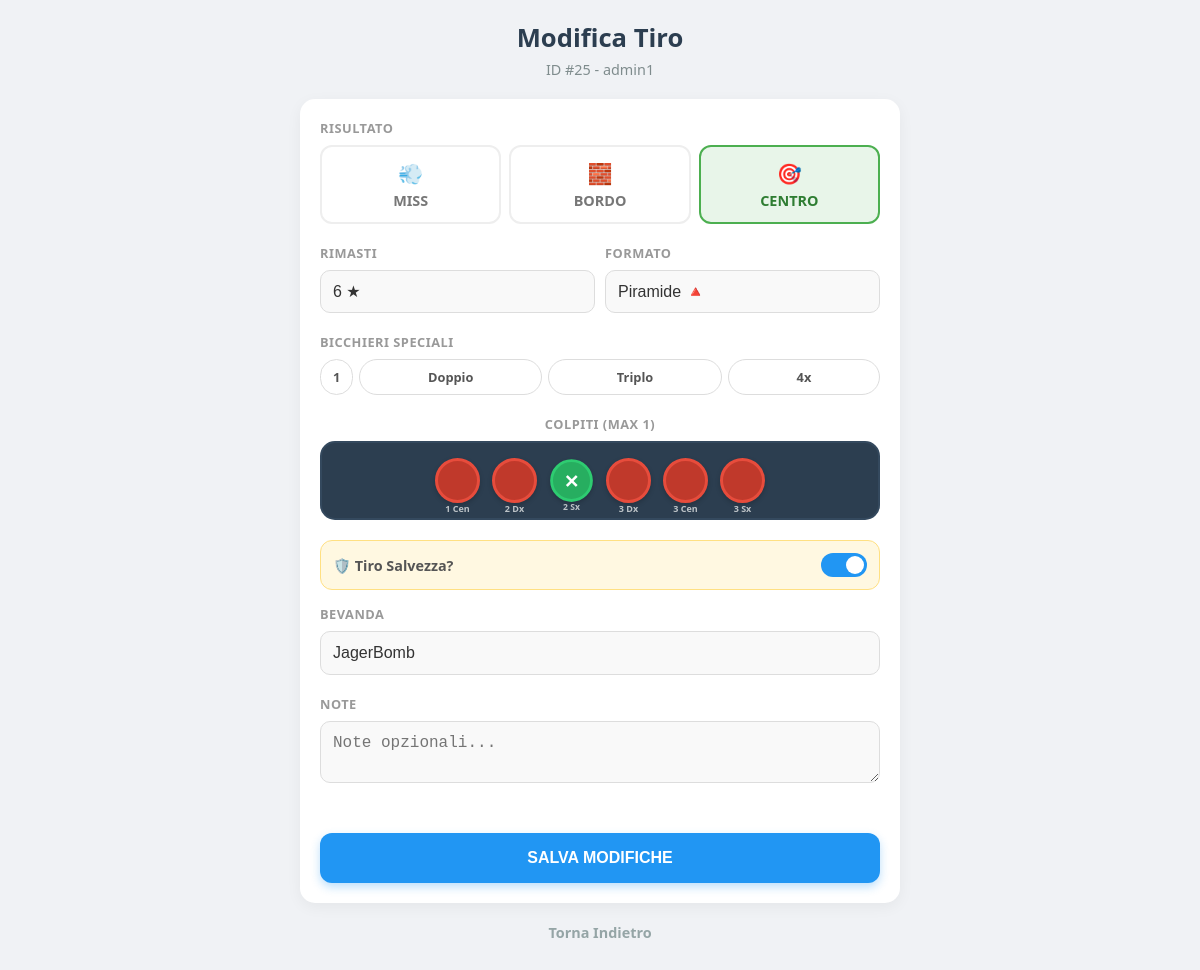
/edit/admin1/25, run on the app's committed database.
### app/models.py (models this page shows, shortened)
class PlayerRecord(db.Model):
    __tablename__ = 'records'
    id = db.Column(db.Integer, primary_key=True)
    match_id = db.Column(db.Integer, db.ForeignKey('active_matches.id'), nullable=True)
    player_id = db.Column(db.Integer, db.ForeignKey('players.id'), nullable=False)
    teammate_id = db.Column(db.Integer, nullable=True) # ID del compagno
    opponent1_id = db.Column(db.Integer, nullable=True) # ID avversario 1
    opponent2_id = db.Column(db.Integer, nullable=True) # ID avversario 2
    shot_number = db.Column(db.Integer, default=1)
    miss = db.Column(db.String(10), default="No")
    bordo = db.Column(db.String(10), default="No")
    centro = db.Column(db.String(10), default="No")
    bicchiere_colpito = db.Column(db.String(255))
    cups_own = db.Column(db.Integer, default=0)
    cups_opp = db.Column(db.Integer, default=0)
    timestamp = db.Column(db.DateTime, default=datetime.now)
    match_date = db.Column(db.String(20)) # Es: "2023-10-25"
    match_hour = db.Column(db.Integer)    # Es: 22 (solo l'ora, senza minuti)
    is_overtime = db.Column(db.Boolean, default=False) # Era redemption/overtime?
    match_result = db.Column(db.String(10), nullable=True) # "Win" o "Loss" (aggiornato a fine partita)
    note = db.Column(db.Text)
    tiro_salvezza = db.Column(db.String(10), default="No")
    bicchieri_multipli = db.Column(db.String(20), nullable=True)
    formato = db.Column(db.String(20))
    postazione = db.Column(db.String(20))
    bevanda = db.Column(db.String(50))
    @property
    def ora(self):
        return self.timestamp.strftime("%H:%M")

### app/main/modifiche_manuali.py (the view, shortened to what this page needs)
@bp.route('/edit/<player_name>/<int:id>', methods=['GET', 'POST'])
def edit_record(player_name, id):
    record = PlayerRecord.query.get_or_404(id)
    return render_template('edit_record.html', record=record, player_name=player_name)

### app/templates/edit_record.html (shortened to what this page needs)
<!DOCTYPE html>
<html lang="it">
<head>
</head>
<body>
<div class="container">
    <h1>Modifica Tiro</h1>
    <div class="subtitle">ID #{{ record.id }} - {{ player_name }}</div>
    <form method="POST">
        <div class="form-group">
            <div class="section-title">Risultato</div>
            <div class="result-options">
                <label for="opt_miss" class="result-label"><span class="result-icon">💨</span>MISS</label>
                <label for="opt_bordo" class="result-label"><span class="result-icon">🧱</span>BORDO</label>
                <label for="opt_centro" class="result-label"><span class="result-icon">🎯</span>CENTRO</label>
            </div>
        </div>
        <div class="form-group flex-row">
            <div class="flex-col">
                <div class="section-title">Rimasti</div>
                <select name="numero_bicchieri" required>
                    <option value="6" {% if record.numero_bicchieri == '6' %}selected{% endif %}>6 ★</option>
                </select>
            </div>
            <div class="flex-col">
                <div class="section-title">Formato</div>
                <select id="formato" name="formato" onchange="updateBicchiereColpitoOptions()" required>
                    <option value="Piramide" {% if record.formato == 'Piramide' %}selected{% endif %}>Piramide 🔺</option>
                </select>
            </div>
        </div>
        <div id="dynamic-hit-section" style="display: none;">
            <div class="form-group">
                <div class="section-title">Bicchieri Speciali</div>
                <div class="multi-group">
                    <label for="multi_none" class="multi-label" style="flex-grow:0;">1</label>
                    <label for="multi_doppio" class="multi-label">Doppio</label>
                    <label for="multi_triplo" class="multi-label">Triplo</label>
                    <label for="multi_quadruplo" class="multi-label">4x</label>
                    </div>
            </div>
            <div class="form-group">
                <div class="section-title" style="text-align: center;">COLPITI (<span id="max-selection-label">Max 1</span>)</div>
                <div id="bicchiere_colpito_container" class="cups-grid"></div>
            </div>
        </div>
        <div class="save-throw-wrapper">
            <span style="font-weight:600; color:#555; font-size:0.9em;">🛡️ Tiro Salvezza?</span>
            <label class="switch">
                <span class="slider"></span>
            </label>
        </div>
        <div class="form-group" style="margin-top: 15px;">
            <div class="section-title">Bevanda</div>
            <input type="text" name="bevanda" value="{{ record.bevanda }}" placeholder="Es. Birra">
        </div>
        <div class="form-group">
            <div class="section-title">Note</div>
            <textarea name="note" placeholder="Note opzionali...">{{ record.note }}</textarea>
        </div>
        <button type="submit" class="btn-submit">SALVA MODIFICHE</button>
    </form>
    <a href="{{ url_for('main.index', player_name=player_name) }}" class="btn-cancel">Torna Indietro</a>
</div>
</body>
</html>

### app/templates/edit_record.html (style rules this page uses)
* { box-sizing: border-box; -webkit-tap-highlight-color: transparent; }
body { font-family: 'Segoe UI', Tahoma, Geneva, Verdana, sans-serif; background: #f0f2f5; margin: 0; padding: 10px; color: #333; }
.container { width: 100%; max-width: 600px; margin: 0 auto; padding-bottom: 40px; }
h1 { text-align: center; color: #2c3e50; font-size: 1.6em; margin: 10px 0 5px 0; }
.subtitle { text-align: center; color: #7f8c8d; margin-bottom: 20px; font-size: 0.9em; }
form { background: white; border-radius: 15px; padding: 20px; box-shadow: 0 4px 15px rgba(0,0,0,0.05); width: 100%; }
.section-title { font-size: 0.8em; text-transform: uppercase; color: #999; margin-bottom: 8px; font-weight: 700; letter-spacing: 0.5px; }
.form-group { margin-bottom: 20px; width: 100%; }
.result-options { display: flex; gap: 8px; width: 100%; }
.result-label { flex: 1; text-align: center; padding: 12px 5px; border-radius: 12px; border: 2px solid #eee; cursor: pointer; font-weight: 600; color: #777; font-size: 0.9em; display: flex; flex-direction: column; align-items: center; justify-content: center; }
.result-icon { font-size: 1.4em; margin-bottom: 4px; display: block; }
#opt_centro:checked + label { background: #e8f5e9; border-color: #4caf50; color: #2e7d32; }
select, input[type="text"], textarea { width: 100%; padding: 12px; border-radius: 10px; border: 1px solid #ddd; background: #f9f9f9; font-size: 16px; color: #333; appearance: none; }
textarea { resize: vertical; min-height: 60px; }
.cups-grid { display: flex; flex-wrap: wrap; justify-content: center; gap: 12px; padding: 15px; background: #2c3e50; border-radius: 15px; border: 2px solid #34495e; margin-top: 5px; }
.multi-group { display: flex; flex-wrap: wrap; gap: 6px; justify-content: flex-start; }
.multi-label { background: #fff; border: 1px solid #ddd; padding: 8px 12px; border-radius: 20px; font-size: 0.8em; color: #555; font-weight: 600; flex-grow: 1; text-align: center; }
.flex-row { display: flex; gap: 10px; }
.flex-col { flex: 1; }
.save-throw-wrapper { background: #fff8e1; padding: 12px; border-radius: 12px; border: 1px solid #ffe082; display: flex; justify-content: space-between; align-items: center; margin-top: 5px; }
.switch { position: relative; display: inline-block; width: 46px; height: 24px; }
.slider { position: absolute; cursor: pointer; top: 0; left: 0; right: 0; bottom: 0; background-color: #ccc; transition: .4s; border-radius: 34px; }
.slider:before { position: absolute; content: ""; height: 18px; width: 18px; left: 3px; bottom: 3px; background-color: white; transition: .4s; border-radius: 50%; }
input:checked + .slider { background-color: #2196F3; }
input:checked + .slider:before { transform: translateX(22px); }
.btn-submit { width: 100%; padding: 16px; background: #2196F3; color: white; border: none; border-radius: 12px; font-size: 1em; font-weight: 700; cursor: pointer; margin-top: 25px; box-shadow: 0 4px 10px rgba(33, 150, 243, 0.3); }
.btn-cancel { display: block; text-align: center; margin-top: 20px; color: #95a5a6; text-decoration: none; font-weight: 600; font-size: 0.9em; }

### data on the page
PlayerRecord: id "25", formato "Piramide 🔺", bevanda "JagerBomb"

### other printed values
{{ player_name }} "admin1"
